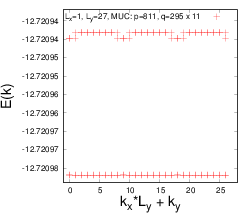

The gnuplot source for this figure:
set xrange [-1:28]
set yrange [-12.720978906975:-12.7209319530218]
set xlabel "k_x*L_y + k_y" font "Helvetica,28"
set ylabel "E(k)" font "Helvetica,28"
#set size 1.0, 0.6
set terminal postscript eps size 3.5,3 enhanced colour "Helvetica" 16
set output "fermions_hofstadter_X_295_Y_11_q_811_n_9_x_1_y_27_u_10_gx_0_gy_0_ext.eps"
plot "fermions_hofstadter_X_295_Y_11_q_811_n_9_x_1_y_27_u_10_gx_0_gy_0_ext.dat" using ($1*27+$2):3 title "L_x=1, L_y=27, MUC: p=811, q=295 x 11" with points lc rgbcolor "red" lt 6 pt 1 ps 2
